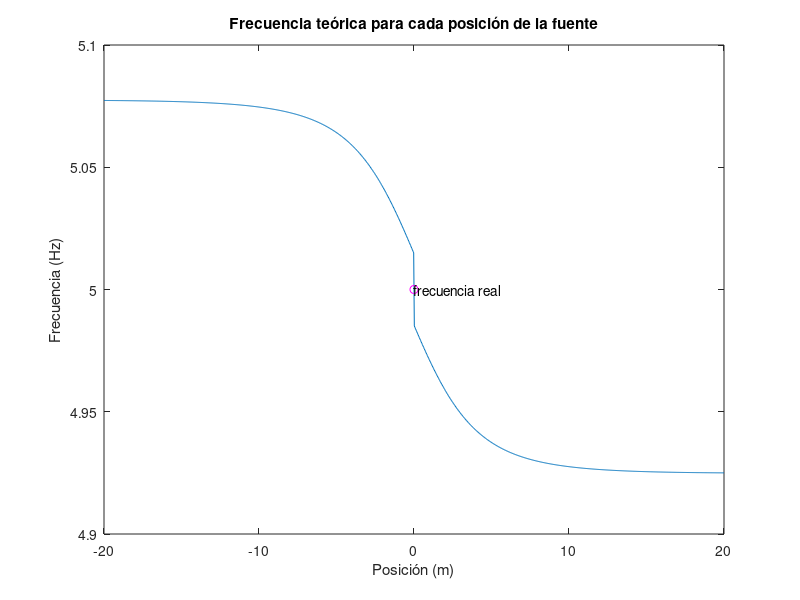

The MATLAB script that drew this image:
%Simulación
clear all
close all
%Introducir datos supuestos
x=linspace(-20,20,1000);
v=input('Introduzca la velocidad del vehículo, en m/s:')
v=linspace(v,v,500);
frealp=input('Introduzca la frecuencia emitida por el vehículo:')
freal=linspace(frealp,frealp,1000);
h=input('Introduzca distancia entre el punto de grabación y la carretera:')
h=linspace(h,h,500);
va=input('Introduzca la velocidad y dirección del viento:')
va=linspace(va,va,500);
cad=1.403; %Constante adiabática del aire
m=0.029; %Masa molecular del aire, en kg/mol
T=input('Introduzca temperatura del aire en ºC:')
T=T+273.15;
R=8.314; %J/mol*K
vson=sqrt((cad*R*T)/m);
vson=linspace(vson,vson,500);
%Acercándose
x1=linspace(-20,0,500);
u1=(h.^2+x1.^2).^(1/2);
F1=((vson.*u1)./(vson.*u1+v.*x1-va)).*freal(1:500);
%Alejándose
x2=linspace(0,20,500);
u2=(h.^2+x2.^2).^(1/2);
F2=((vson.*u2)./(vson.*u2+v.*x2+va)).*freal(501:1000);
%Graficar la frecuencia en función de la posición
F=[F1,F2];
z=F./freal;
plot(x,F)
hold
plot(0,frealp,'mo')
text(0,frealp,'frecuencia real')
xlabel('Posición (m)')
ylabel('Frecuencia (Hz)')
title('Frecuencia teórica para cada posición de la fuente')

%Delta de f
F2ordenado=fliplr(F2);
F3=F1-F2ordenado;
deltaF=F3(1)*0.5;
